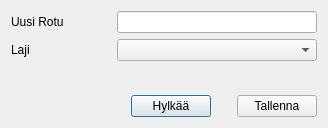
<?xml version="1.0" encoding="UTF-8"?>
<ui version="4.0">
 <class>Dialog</class>
 <widget class="QDialog" name="Dialog">
  <property name="geometry">
   <rect>
    <x>0</x>
    <y>0</y>
    <width>318</width>
    <height>128</height>
   </rect>
  </property>
  <property name="windowTitle">
   <string>Dialog</string>
  </property>
  <layout class="QVBoxLayout" name="verticalLayout">
   <item>
    <layout class="QHBoxLayout" name="horizontalLayout">
     <item>
      <widget class="QLabel" name="newItemlabel">
       <property name="minimumSize">
        <size>
         <width>100</width>
         <height>0</height>
        </size>
       </property>
       <property name="maximumSize">
        <size>
         <width>120</width>
         <height>16777215</height>
        </size>
       </property>
       <property name="text">
        <string>Uusi Rotu</string>
       </property>
      </widget>
     </item>
     <item>
      <widget class="QLineEdit" name="lineEdit">
       <property name="minimumSize">
        <size>
         <width>200</width>
         <height>0</height>
        </size>
       </property>
       <property name="maximumSize">
        <size>
         <width>200</width>
         <height>16777215</height>
        </size>
       </property>
      </widget>
     </item>
     <item>
      <spacer name="horizontalSpacer">
       <property name="orientation">
        <enum>Qt::Horizontal</enum>
       </property>
       <property name="sizeHint" stdset="0">
        <size>
         <width>40</width>
         <height>20</height>
        </size>
       </property>
      </spacer>
     </item>
    </layout>
   </item>
   <item>
    <layout class="QHBoxLayout" name="horizontalLayout_2">
     <item>
      <widget class="QLabel" name="comboboxLabel">
       <property name="minimumSize">
        <size>
         <width>100</width>
         <height>0</height>
        </size>
       </property>
       <property name="maximumSize">
        <size>
         <width>100</width>
         <height>16777215</height>
        </size>
       </property>
       <property name="text">
        <string>Laji</string>
       </property>
      </widget>
     </item>
     <item>
      <widget class="QComboBox" name="comboBox">
       <property name="minimumSize">
        <size>
         <width>200</width>
         <height>0</height>
        </size>
       </property>
       <property name="maximumSize">
        <size>
         <width>200</width>
         <height>16777215</height>
        </size>
       </property>
      </widget>
     </item>
     <item>
      <spacer name="horizontalSpacer_2">
       <property name="orientation">
        <enum>Qt::Horizontal</enum>
       </property>
       <property name="sizeHint" stdset="0">
        <size>
         <width>40</width>
         <height>20</height>
        </size>
       </property>
      </spacer>
     </item>
    </layout>
   </item>
   <item>
    <spacer name="verticalSpacer">
     <property name="orientation">
      <enum>Qt::Vertical</enum>
     </property>
     <property name="sizeHint" stdset="0">
      <size>
       <width>20</width>
       <height>40</height>
      </size>
     </property>
    </spacer>
   </item>
   <item>
    <layout class="QHBoxLayout" name="horizontalLayout_3">
     <item>
      <spacer name="horizontalSpacer_3">
       <property name="orientation">
        <enum>Qt::Horizontal</enum>
       </property>
       <property name="sizeHint" stdset="0">
        <size>
         <width>40</width>
         <height>20</height>
        </size>
       </property>
      </spacer>
     </item>
     <item>
      <widget class="QPushButton" name="cancelButton">
       <property name="text">
        <string>Hylkää</string>
       </property>
      </widget>
     </item>
     <item>
      <spacer name="horizontalSpacer_4">
       <property name="orientation">
        <enum>Qt::Horizontal</enum>
       </property>
       <property name="sizeType">
        <enum>QSizePolicy::Minimum</enum>
       </property>
       <property name="sizeHint" stdset="0">
        <size>
         <width>20</width>
         <height>20</height>
        </size>
       </property>
      </spacer>
     </item>
     <item>
      <widget class="QPushButton" name="saveButton">
       <property name="text">
        <string>Tallenna</string>
       </property>
      </widget>
     </item>
    </layout>
   </item>
  </layout>
 </widget>
 <resources/>
 <connections/>
</ui>
